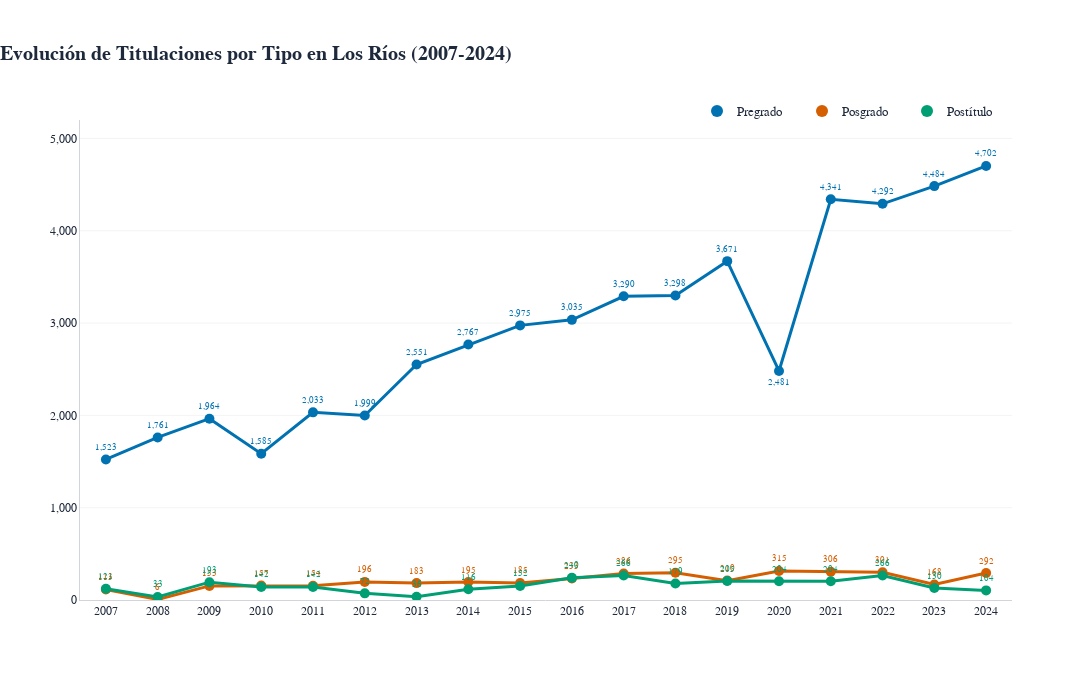

Notebook cell for this chart:
### Markdown cell above
---

## 5. Visualización: Titulaciones por tipo de programa

El siguiente gráfico compara la evolución de las titulaciones según el tipo de programa. Se emplean colores accesibles y una leyenda clara para facilitar la interpretación de las diferencias y tendencias entre Pregrado, Posgrado y Postítulo.

### Code cell
# Visualización profesional de titulaciones por tipo de programa
colores = {
    'Pregrado': '#0072B2',
    'Posgrado': '#D55E00',
    'Postítulo': '#009E73'
}
fig_tipo = go.Figure()
for i, tipo in enumerate(['Pregrado', 'Posgrado', 'Postítulo']):
    if tipo == 'Pregrado':
        textpositions = ['bottom center' if (año == 2020) else 'top center' for año in df_tipo['Año']]
    else:
        textpositions = ['top center'] * len(df_tipo['Año'])
    fig_tipo.add_trace(go.Scatter(
        x=df_tipo['Año'],
        y=df_tipo[tipo],
        mode='markers+lines+text',
        line=dict(color=colores[tipo], width=3),
        marker=dict(size=10, color=colores[tipo], symbol='circle'),
        text=df_tipo[tipo].apply(lambda x: f'{x:,}'),
        textposition=textpositions,
        textfont=dict(family='Georgia, serif', size=9, color=colores[tipo]),
        name=tipo,
        legendgroup=tipo,
        showlegend=False,
        legendrank=i,
        hovertemplate='<b>%{fullData.name}</b>: %{y:,}<extra></extra>'
) )
    fig_tipo.add_trace(go.Scatter(
        x=[None],
        y=[None],
        mode='markers',
        marker=dict(size=11, color=colores[tipo], symbol='circle', line=dict(width=0)),
        name=tipo,
        legendgroup=tipo,
        showlegend=True,
        legendrank=i,
        hoverinfo='skip'
) )
fig_tipo.update_layout(
    title=dict(
        text='<b>Evolución de Titulaciones por Tipo en Los Ríos (2007-2024)</b>',
        x=0,
        font=dict(size=20, family='Georgia, serif', color='#1e293b')
    ),
    xaxis=dict(
        title='',
        showgrid=False,
        tickfont=dict(family='Georgia, serif', size=12),
        linecolor='#d1d5db',
        tickcolor='#d1d5db',
        range=[2006.5, 2024.5],
        tickmode='array',
        tickvals=list(range(2007, 2025)),
        ticktext=[str(year) for year in range(2007, 2025)]
    ),
    yaxis=dict(
        title='',
        showgrid=True,
        gridcolor='#f3f4f6',
        gridwidth=1,
        tickfont=dict(family='Georgia, serif', size=12),
        linecolor='#d1d5db',
        tickcolor='#d1d5db',
        tickformat=',',
        range=[0, 5200]
    ),
    plot_bgcolor='white',
    paper_bgcolor='white',
    font=dict(family='Georgia, serif', color='#1e293b'),
    showlegend=True,
    legend=dict(
        orientation="h",
        yanchor="top",
        y=1.05,
        xanchor="right",
        x=1,
        font=dict(family='Georgia, serif', size=13),
        bgcolor='rgba(0,0,0,0)',
        bordercolor=None,
        borderwidth=0,
        itemwidth=30,
        itemsizing='constant',
        traceorder='normal',
        title_text='',
        valign='middle',
        entrywidth=60,
        entrywidthmode='pixels'
    ),
    width=1100,
    height=700,
    margin=dict(l=80, r=80, t=120, b=100),
    hovermode='x unified'
 )
fig_tipo.show()

### Figure 1 — Plotly figure (JSON) as saved in the notebook; plotly's stock layout.template omitted (floating-point values rounded to 4 significant figures)
{"data": [{"hovertemplate": "<b>%{fullData.name}</b>: %{y:,}<extra></extra>", "legendgroup": "Pregrado", "legendrank": 0, "line": {"color": "#0072B2", "width": 3}, "marker": {"color": "#0072B2", "size": 10, "symbol": "circle"}, "mode": "markers+lines+text", "name": "Pregrado", "showlegend": false, "text": ["1,523", "1,761", "1,964", "1,585", "2,033", "1,999", "2,551", "2,767", "2,975", "3,035", "3,290", "3,298", "3,671", "2,481", "4,341", "4,292", "4,484", "4,702"], "textfont": {"color": "#0072B2", "family": "Georgia, serif", "size": 9}, "textposition": ["top center", "top center", "top center", "top center", "top center", "top center", "top center", "top center", "top center", "top center", "top center", "top center", "top center", "bottom center", "top center", "top center", "top center", "top center"], "type": "scatter", "x": [2007, 2008, 2009, 2010, 2011, 2012, 2013, 2014, 2015, 2016, 2017, 2018, 2019, 2020, 2021, 2022, 2023, 2024], "y": [1523, 1761, 1964, 1585, 2033, 1999, 2551, 2767, 2975, 3035, 3290, 3298, 3671, 2481, 4341, 4292, 4484, 4702]}, {"hoverinfo": "skip", "legendgroup": "Pregrado", "legendrank": 0, "marker": {"color": "#0072B2", "line": {"width": 0}, "size": 11, "symbol": "circle"}, "mode": "markers", "name": "Pregrado", "showlegend": true, "type": "scatter", "x": [null], "y": [null]}, {"hovertemplate": "<b>%{fullData.name}</b>: %{y:,}<extra></extra>", "legendgroup": "Posgrado", "legendrank": 1, "line": {"color": "#D55E00", "width": 3}, "marker": {"color": "#D55E00", "size": 10, "symbol": "circle"}, "mode": "markers+lines+text", "name": "Posgrado", "showlegend": false, "text": ["113", "6", "153", "157", "154", "196", "183", "195", "185", "233", "286", "295", "210", "315", "306", "301", "168", "292"], "textfont": {"color": "#D55E00", "family": "Georgia, serif", "size": 9}, "textposition": ["top center", "top center", "top center", "top center", "top center", "top center", "top center", "top center", "top center", "top center", "top center", "top center", "top center", "top center", "top center", "top center", "top center", "top center"], "type": "scatter", "x": [2007, 2008, 2009, 2010, 2011, 2012, 2013, 2014, 2015, 2016, 2017, 2018, 2019, 2020, 2021, 2022, 2023, 2024], "y": [113, 6, 153, 157, 154, 196, 183, 195, 185, 233, 286, 295, 210, 315, 306, 301, 168, 292]}, {"hoverinfo": "skip", "legendgroup": "Posgrado", "legendrank": 1, "marker": {"color": "#D55E00", "line": {"width": 0}, "size": 11, "symbol": "circle"}, "mode": "markers", "name": "Posgrado", "showlegend": true, "type": "scatter", "x": [null], "y": [null]}, {"hovertemplate": "<b>%{fullData.name}</b>: %{y:,}<extra></extra>", "legendgroup": "Postítulo", "legendrank": 2, "line": {"color": "#009E73", "width": 3}, "marker": {"color": "#009E73", "size": 10, "symbol": "circle"}, "mode": "markers+lines+text", "name": "Postítulo", "showlegend": false, "text": ["121", "33", "193", "142", "142", "72", "36", "116", "152", "240", "266", "179", "205", "204", "204", "266", "130", "104"], "textfont": {"color": "#009E73", "family": "Georgia, serif", "size": 9}, "textposition": ["top center", "top center", "top center", "top center", "top center", "top center", "top center", "top center", "top center", "top center", "top center", "top center", "top center", "top center", "top center", "top center", "top center", "top center"], "type": "scatter", "x": [2007, 2008, 2009, 2010, 2011, 2012, 2013, 2014, 2015, 2016, 2017, 2018, 2019, 2020, 2021, 2022, 2023, 2024], "y": [121, 33, 193, 142, 142, 72, 36, 116, 152, 240, 266, 179, 205, 204, 204, 266, 130, 104]}, {"hoverinfo": "skip", "legendgroup": "Postítulo", "legendrank": 2, "marker": {"color": "#009E73", "line": {"width": 0}, "size": 11, "symbol": "circle"}, "mode": "markers", "name": "Postítulo", "showlegend": true, "type": "scatter", "x": [null], "y": [null]}], "layout": {"font": {"color": "#1e293b", "family": "Georgia, serif"}, "height": 700, "hovermode": "x unified", "legend": {"bgcolor": "rgba(0,0,0,0)", "borderwidth": 0, "entrywidth": 60, "entrywidthmode": "pixels", "font": {"family": "Georgia, serif", "size": 13}, "itemsizing": "constant", "itemwidth": 30, "orientation": "h", "title": {"text": ""}, "traceorder": "normal", "valign": "middle", "x": 1, "xanchor": "right", "y": 1.05, "yanchor": "top"}, "margin": {"b": 100, "l": 80, "r": 80, "t": 120}, "paper_bgcolor": "white", "plot_bgcolor": "white", "showlegend": true, "title": {"font": {"color": "#1e293b", "family": "Georgia, serif", "size": 20}, "text": "<b>Evolución de Titulaciones por Tipo en Los Ríos (2007-2024)</b>", "x": 0}, "width": 1100, "xaxis": {"linecolor": "#d1d5db", "range": [2006.0, 2024.0], "showgrid": false, "tickcolor": "#d1d5db", "tickfont": {"family": "Georgia, serif", "size": 12}, "tickmode": "array", "ticktext": ["2007", "2008", "2009", "2010", "2011", "2012", "2013", "2014", "2015", "2016", "2017", "2018", "2019", "2020", "2021", "2022", "2023", "2024"], "tickvals": [2007, 2008, 2009, 2010, 2011, 2012, 2013, 2014, 2015, 2016, 2017, 2018, 2019, 2020, 2021, 2022, 2023, 2024], "title": {"text": ""}}, "yaxis": {"gridcolor": "#f3f4f6", "gridwidth": 1, "linecolor": "#d1d5db", "range": [0, 5200], "showgrid": true, "tickcolor": "#d1d5db", "tickfont": {"family": "Georgia, serif", "size": 12}, "tickformat": ",", "title": {"text": ""}}}}
